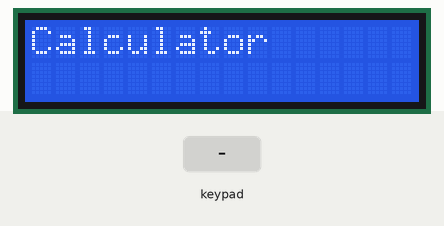
This sketch was run on a simulated Arduino Uno, built with avr-gcc and run on an emulated ATmega328P. Shown: 16×2 character LCD. The inputs (shaded band) are chosen by the test bench.

Above: at 0.1 s.
2.3 s: keypad keys 7 + 5 = pressed 0.4 s apart
At 4.5 s:
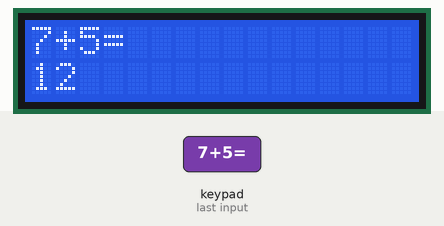
5.4 s: key '/' pressed
7.0 s: keypad keys 6 * 7 = pressed 0.4 s apart
At 10.0 s:
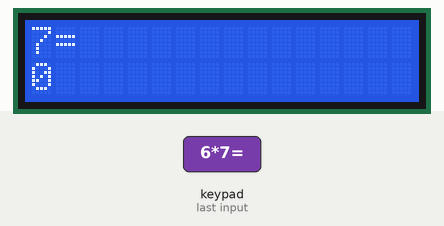
10.7 s: key 'x' pressed
At 11.2 s:
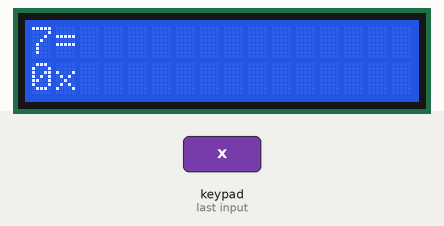
12.2 s: keypad keys 8 / 2 = pressed 0.4 s apart
At 13.9 s:
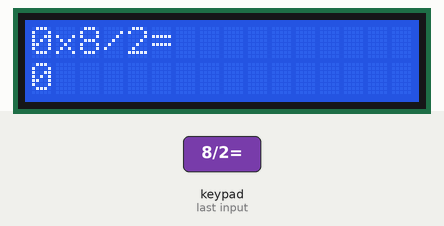
15.3 s: key '+' pressed
At 16.8 s:
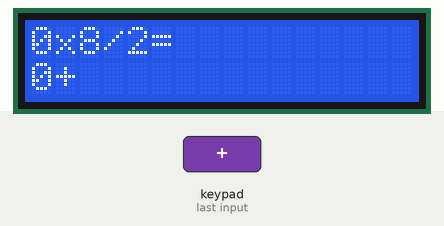
Timing chart, 0 to 17.9 s (numbered marks = the images above; inputs shaded):
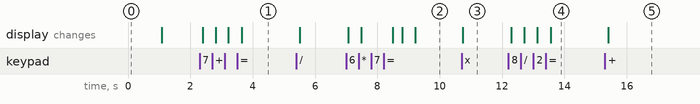

The sketch:

Calculator.ino
```cpp
#include "Keypad.h"
#include <Wire.h>
#include "LiquidCrystal_I2C.h"

LiquidCrystal_I2C lcd(0x3F, 16, 2); // set the LCD address to 0x3F for a 16 chars and 2 line display

String expression;
const byte numRows = 4;
const byte numCols = 4;
const int MAX_SIZE = 10;
int stack[MAX_SIZE];
int top = -1;
static bool answerClear = false; //If an answer is displayed, clear it when next button is pressed

char keymap[numRows][numCols] =
{
  {'/', 'x', '-', '+'},
  {'=', '9', '6', '3'},
  {'0', '8', '5', '2'},
  {'*', '7', '4', '1'}
};
byte rowPins[numRows] = {10,9, 8, 7};
byte colPins[numCols] = {6, 5, 4, 3};

Keypad myKeypad = Keypad(makeKeymap(keymap), rowPins, colPins, numRows, numCols); //mapping keypad

void setup() {
  lcd.init();
  lcd.backlight();
  lcd.setCursor(0, 0);
  lcd.print("Calculator");
  delay(1000);
  lcd.clear();
}

void loop() {
  // put your main code here, to run repeatedly:
  readKeypad();
  lcd.setCursor(0, 1);
  lcd.print(expression);
  delay(100);
}

void readKeypad() {
  char keypressed = myKeypad.getKey();

  String val = String(keypressed);
  expression += val;
  if (keypressed == '*'){ //button for clearing
    lcd.clear();
    lcd.print("Clear");
    delay(1000);
    expression = "";
    lcd.clear();
  }

  if (keypressed == '='){ //evaluates when '=' is pressed
    lcd.clear();
    lcd.setCursor(0, 0);  //moves expression up
    lcd.print(expression);
    expression = eval(expression);
  }
}

void push(int value){
  if (top < MAX_SIZE -1)
    stack[++top] = value;
}

int pop(){
  if (top >= 0)
    return stack[top--];
}

int eval(String expression) {
  int num1 = 0, num2 = 0, result = 0;
  char op = ' ';

  for (int i = 0; i < expression.length(); i++){
    char current = expression[i];

    if (isDigit(current)){  //convert char to int
      if (op == ' ') {
        num1 = num1 * 10 + (current - '0');
      }
      else {
        num2 = num2 * 10 + (current - '0');
      }
    }
    else {
      op = current;
    }

    switch (op) {
      case '+':
        result = num1 + num2;
        break;
      case '-':
        result = num1 - num2;
        break;
      case 'x':
        result = num1 * num2;
        break;
      case '/':
        result = num1 / num2;
        break;
    }
  }
  answerClear = true;
  return result;
}
```

Key.cpp
```cpp
// (licence header left out)
#include "Key.h"


// default constructor
Key::Key() {
	kchar = NO_KEY;
	kstate = IDLE;
	stateChanged = false;
}

// constructor
Key::Key(char userKeyChar) {
	kchar = userKeyChar;
	kcode = -1;
	kstate = IDLE;
	stateChanged = false;
}


void Key::key_update (char userKeyChar, KeyState userState, boolean userStatus) {
	kchar = userKeyChar;
	kstate = userState;
	stateChanged = userStatus;
}


/*
|| @changelog
|| | 1.0 2012-06-04 - Mark Stanley : Initial Release
|| #
*/
```

Key.h
```cpp
// (licence header left out)
#ifndef Keypadlib_KEY_H_
#define Keypadlib_KEY_H_

#include <Arduino.h>

#define OPEN LOW
#define CLOSED HIGH

typedef unsigned int uint;
typedef enum{ IDLE, PRESSED, HOLD, RELEASED } KeyState;

const char NO_KEY = '\0';

class Key {
public:
	// members
	char kchar;
	int kcode;
	KeyState kstate;
	boolean stateChanged;

	// methods
	Key();
	Key(char userKeyChar);
	void key_update(char userKeyChar, KeyState userState, boolean userStatus);

private:

};

#endif

/*
|| @changelog
|| | 1.0 2012-06-04 - Mark Stanley : Initial Release
|| #
*/
```

Measured:
- after the input at 2.3 s, the display: first changes after 0.10 s (image 1 shows a later state)
- after the input at 7.0 s, the display: first changes after 0.06 s (image 2 shows a later state)
- after the input at 10.7 s, the display: changes after 0.05 s (image 3)
- after the input at 12.2 s, the display: first changes after 0.09 s (image 4 shows a later state)
- after the input at 15.3 s, the display: changes after 0.10 s (image 5)
